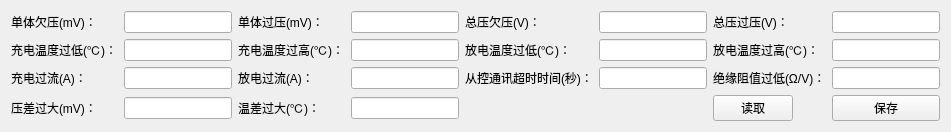
          <widget class="QWidget" name="tab_7">
           <attribute name="title">
            <string>保护阈值</string>
           </attribute>
           <layout class="QGridLayout" name="gridLayout_11">
            <item row="0" column="0">
             <widget class="QLabel" name="label_235">
              <property name="text">
               <string>单体欠压(mV)：</string>
              </property>
             </widget>
            </item>
            <item row="0" column="1">
             <widget class="QLineEdit" name="lineEdit_38">
              <property name="maximumSize">
               <size>
                <width>16777215</width>
                <height>16777215</height>
               </size>
              </property>
             </widget>
            </item>
            <item row="0" column="2">
             <widget class="QLabel" name="label_230">
              <property name="text">
               <string>单体过压(mV)：</string>
              </property>
             </widget>
            </item>
            <item row="0" column="3">
             <widget class="QLineEdit" name="lineEdit_39">
              <property name="maximumSize">
               <size>
                <width>16777215</width>
                <height>16777215</height>
               </size>
              </property>
             </widget>
            </item>
            <item row="0" column="4">
             <widget class="QLabel" name="label_218">
              <property name="text">
               <string>总压欠压(V)：</string>
              </property>
             </widget>
            </item>
            <item row="0" column="5">
             <widget class="QLineEdit" name="lineEdit_40">
              <property name="maximumSize">
               <size>
                <width>16777215</width>
                <height>16777215</height>
               </size>
              </property>
             </widget>
            </item>
            <item row="0" column="6">
             <widget class="QLabel" name="label_228">
              <property name="maximumSize">
               <size>
                <width>16777215</width>
                <height>16777215</height>
               </size>
              </property>
              <property name="text">
               <string>总压过压(V)：</string>
              </property>
             </widget>
            </item>
            <item row="0" column="7">
             <widget class="QLineEdit" name="lineEdit_41">
              <property name="maximumSize">
               <size>
                <width>16777215</width>
                <height>16777215</height>
               </size>
              </property>
             </widget>
            </item>
            <item row="1" column="0">
             <widget class="QLabel" name="label_231">
              <property name="sizePolicy">
               <sizepolicy hsizetype="Fixed" vsizetype="Preferred">
                <horstretch>0</horstretch>
                <verstretch>0</verstretch>
               </sizepolicy>
              </property>
              <property name="text">
               <string>充电温度过低(℃)：</string>
              </property>
             </widget>
            </item>
            <item row="1" column="1">
             <widget class="QLineEdit" name="lineEdit_42">
              <property name="maximumSize">
               <size>
                <width>16777215</width>
                <height>16777215</height>
               </size>
              </property>
             </widget>
            </item>
            <item row="1" column="2">
             <widget class="QLabel" name="label_220">
              <property name="sizePolicy">
               <sizepolicy hsizetype="Fixed" vsizetype="Preferred">
                <horstretch>0</horstretch>
                <verstretch>0</verstretch>
               </sizepolicy>
              </property>
              <property name="text">
               <string>充电温度过高(℃)：</string>
              </property>
             </widget>
            </item>
            <item row="1" column="3">
             <widget class="QLineEdit" name="lineEdit_43">
              <property name="maximumSize">
               <size>
                <width>16777215</width>
                <height>16777215</height>
               </size>
              </property>
             </widget>
            </item>
            <item row="1" column="4">
             <widget class="QLabel" name="label_237">
              <property name="text">
               <string>放电温度过低(℃)：</string>
              </property>
             </widget>
            </item>
            <item row="1" column="5">
             <widget class="QLineEdit" name="lineEdit_44">
              <property name="maximumSize">
               <size>
                <width>16777215</width>
                <height>16777215</height>
               </size>
              </property>
             </widget>
            </item>
            <item row="1" column="6">
             <widget class="QLabel" name="label_227">
              <property name="maximumSize">
               <size>
                <width>16777215</width>
                <height>16777215</height>
               </size>
              </property>
              <property name="text">
               <string>放电温度过高(℃)：</string>
              </property>
             </widget>
            </item>
            <item row="1" column="7">
             <widget class="QLineEdit" name="lineEdit_45">
              <property name="maximumSize">
               <size>
                <width>16777215</width>
                <height>16777215</height>
               </size>
              </property>
             </widget>
            </item>
            <item row="2" column="0">
             <widget class="QLabel" name="label_234">
              <property name="text">
               <string>充电过流(A)：</string>
              </property>
             </widget>
            </item>
            <item row="2" column="1">
             <widget class="QLineEdit" name="lineEdit_46">
              <property name="maximumSize">
               <size>
                <width>16777215</width>
                <height>16777215</height>
               </size>
              </property>
             </widget>
            </item>
            <item row="2" column="2">
             <widget class="QLabel" name="label_236">
              <property name="text">
               <string>放电过流(A)：</string>
              </property>
             </widget>
            </item>
            <item row="2" column="3">
             <widget class="QLineEdit" name="lineEdit_47">
              <property name="maximumSize">
               <size>
                <width>16777215</width>
                <height>16777215</height>
               </size>
              </property>
             </widget>
            </item>
            <item row="2" column="4">
             <widget class="QLabel" name="label_229">
              <property name="sizePolicy">
               <sizepolicy hsizetype="Fixed" vsizetype="Preferred">
                <horstretch>0</horstretch>
                <verstretch>0</verstretch>
               </sizepolicy>
              </property>
              <property name="text">
               <string>从控通讯超时时间(秒)：</string>
              </property>
             </widget>
            </item>
            <item row="2" column="5">
             <widget class="QLineEdit" name="lineEdit_48">
              <property name="maximumSize">
               <size>
                <width>16777215</width>
                <height>16777215</height>
               </size>
              </property>
             </widget>
            </item>
            <item row="2" column="6">
             <widget class="QLabel" name="label_233">
              <property name="sizePolicy">
               <sizepolicy hsizetype="Fixed" vsizetype="Preferred">
                <horstretch>0</horstretch>
                <verstretch>0</verstretch>
               </sizepolicy>
              </property>
              <property name="maximumSize">
               <size>
                <width>16777215</width>
                <height>16777215</height>
               </size>
              </property>
              <property name="text">
               <string>绝缘阻值过低(Ω/V)：</string>
              </property>
             </widget>
            </item>
            <item row="2" column="7">
             <widget class="QLineEdit" name="lineEdit_49">
              <property name="maximumSize">
               <size>
                <width>16777215</width>
                <height>16777215</height>
               </size>
              </property>
             </widget>
            </item>
            <item row="3" column="0">
             <widget class="QLabel" name="label_219">
              <property name="text">
               <string>压差过大(mV)：</string>
              </property>
             </widget>
            </item>
            <item row="3" column="1">
             <widget class="QLineEdit" name="lineEdit_50">
              <property name="maximumSize">
               <size>
                <width>16777215</width>
                <height>16777215</height>
               </size>
              </property>
             </widget>
            </item>
            <item row="3" column="2">
             <widget class="QLabel" name="label_232">
              <property name="text">
               <string>温差过大(℃)：</string>
              </property>
             </widget>
            </item>
            <item row="3" column="3">
             <widget class="QLineEdit" name="lineEdit_51">
              <property name="maximumSize">
               <size>
                <width>16777215</width>
                <height>16777215</height>
               </size>
              </property>
             </widget>
            </item>
            <item row="3" column="6">
             <widget class="QPushButton" name="pushButton_18">
              <property name="sizePolicy">
               <sizepolicy hsizetype="Maximum" vsizetype="Fixed">
                <horstretch>0</horstretch>
                <verstretch>0</verstretch>
               </sizepolicy>
              </property>
              <property name="maximumSize">
               <size>
                <width>16777215</width>
                <height>16777215</height>
               </size>
              </property>
              <property name="text">
               <string>读取</string>
              </property>
             </widget>
            </item>
            <item row="3" column="7">
             <widget class="QPushButton" name="pushButton_17">
              <property name="maximumSize">
               <size>
                <width>16777215</width>
                <height>16777215</height>
               </size>
              </property>
              <property name="text">
               <string>保存</string>
              </property>
             </widget>
            </item>
           </layout>
          </widget>
